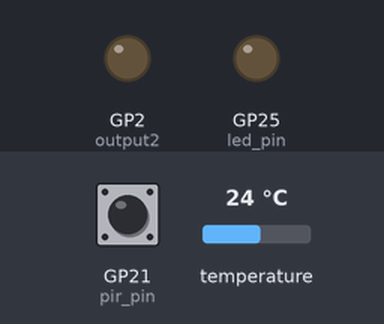
Bench run of a program on a simulated Raspberry Pi Pico running MicroPython. Parts: output pins drawn as LEDs (lit = HIGH). The inputs (shaded band) are chosen by the test bench; at power-on: GP21 (pir_pin) HIGH, temperature 24 °C. Threads take turns every 2 ms; library files of the repository ran but are not shown: ST7735.py, sysfont.py; pins used as bus, display or sensor lines are not drawn; what the program prints to the serial console is not drawn.

Above: at 1.2 s.
1.3 s: GP21 (pir_pin) pulsed LOW 2 times (0.12 s each, 0.3 s apart)
At 2.2 s:
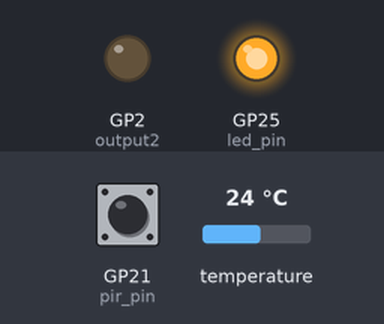
3.4 s: GP21 (pir_pin) driven LOW
At 3.9 s:
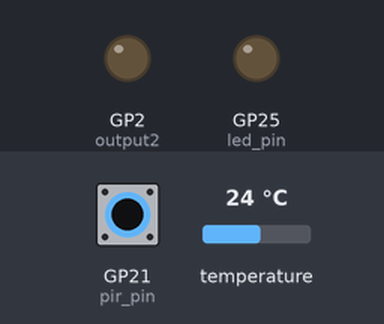
4.9 s: GP21 (pir_pin) driven HIGH
At 6.3 s:
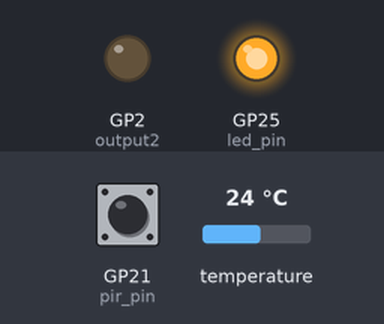
Timing chart, 0 to 7.9 s (numbered marks = the images above; inputs shaded):
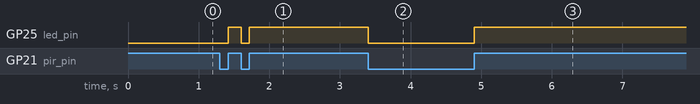

The program:

Main_2.py
```python
from ST7735 import TFT
from sysfont import sysfont
from machine import UART,SPI,Pin, PWM
import onewire
import ds18x20
import time
import math
import _thread
import select
import sys


###____________Serial comunication w/Raspberry pi_________________________###

uart1 = UART(1, baudrate=9600, tx=Pin(4), rx=Pin(5))


# uart1.write('hello')  # write 5 bytes
# uart1.read(5)         # read up to 5 bytes


###___________Serial comunication w/TFT St7735___________________________###

spi = SPI(1, baudrate=20000000, polarity=0, phase=0,
          sck=Pin(10), mosi=Pin(11), miso=None)

tft=TFT(spi, 8, 12, 9)

tft.initr()
tft.rgb(True)


##______________________________________________________________________________

# Define the PIR sensor input pin
pir_pin = Pin(21, Pin.IN)

# Define the LED pin (optional, for visual feedback)
led_pin = Pin(25, Pin.OUT)

# Flags to indicate motion detection state
motion_detected = False

motion_stopped_printed = True


#Contador de personas
Counter_P = 0


# Callback function to handle motion detection
def pir_interrupt(pin):
    global motion_detected
    if pin.value() == 1:  # Rising edge (motion detected)
        motion_detected = True
        led_pin.value(1)  # Turn on the LED
    else:  # Falling edge (motion stopped)
        motion_detected = False
        led_pin.value(0)  # Turn off the LED

# Configure the interrupt on the PIR pin for both rising and falling edges
pir_pin.irq(trigger=(Pin.IRQ_RISING | Pin.IRQ_FALLING), handler=pir_interrupt)

##_______________________________________________________________________________

ds_pin = machine.Pin(22)
ds_sensor = ds18x20.DS18X20(onewire.OneWire(ds_pin))

roms = ds_sensor.scan()
print('Found DS devices: ', roms)

##_______________________________________________________________________________

CurrentSensor = machine.ADC(26)
conversion_factor = 3.3 / (65535)

##_______________________________________________________________________________

output2 = machine.Pin(2)
output2_pwm = PWM(output2)

# Step size for changing the duty cycle
duty_step = 128

#Set PWM frequency
frequency = 5000

output2_pwm.freq (frequency)


count = 0

##_______________________________________________________________________________


def SensorTemp():

    ds_sensor.convert_temp()
    time.sleep_ms(750)
    for rom in roms:
        print(rom)
        tempC = ds_sensor.read_temp(rom)
        tempF = tempC * (9/5) +32

    return tempC


def  SensorCurrent():


    voltage = CurrentSensor.read_u16() * conversion_factor

    return voltage


def fade(pic, up, dw, dutyQ):

    if up == 1:
        for duty_cycle in range(25000, dutyQ, duty_step):
            pic.duty_u16(duty_cycle)
#             print("Output: %s , Duty: %s ." % (pic, duty_cycle))
            time.sleep(0.005)

    if dw == 1:
        for duty_cycle in range(65536, dutyQ , -duty_step):
            pic.duty_u16(duty_cycle)
#             print("Output: %s , Duty: %s ." % (pic, duty_cycle))
            time.sleep(0.005)


fade(output2_pwm, 1, 0, 25000)

def Pir_sensor():

    global motion_detected

    global motion_stopped_printed

    count_not_motion = 0

    strip_flag = False

    while True:

        if motion_detected and not motion_stopped_printed:
            print("Motion detected!")
            if strip_flag == False:
                fade(output2_pwm, 1, 0, 65536)
                strip_flag = True
                Counter_P += 1
            else:
                count_not_motion = 0
            print("FadeUP")


        elif not motion_detected and motion_stopped_printed:
            print("Motion stopped")
            count_not_motion += 1
            time.sleep_ms(50)
            if count_not_motion == 300:
                count_not_motion = 0
                fade(output2_pwm, 0, 1, 25000)
                strip_flag = False


_thread.start_new_thread(Pir_sensor, ())


while True:

    time.sleep(0.1)
    count += 1

    Medicion_de_temp = SensorTemp()
    Medicion_de_Current = SensorCurrent()
    PIR_count = Pir_sensor()

    if count == 15:

        tft.fill(TFT.BLACK)

        print('temperature (ºC):', "{:.2f}".format(Medicion_de_temp))

        tft.text((3, 30), "Temp  C", TFT.GREEN, sysfont, 2, nowrap=True)
        tft.text((3, 56), str(tempC), TFT.GREEN, sysfont, 2, nowrap=True)

    elif count == 30:

        tft.fill(TFT.BLACK)

        print('voltage (V):', "{:.2f}".format(Medicion_de_Current))

        tft.text((3, 30), "Current: ", TFT.GREEN, sysfont, 2, nowrap=True)
        tft.text((3, 56), str(voltage), TFT.GREEN, sysfont, 2, nowrap=True)

    elif count == 45:

        tft.fill(TFT.BLACK)

        print('conteo de personas:', "{:.2f}".format(PIR_count))

        tft.text((3, 52), "Count: ", TFT.GREEN, sysfont, 2, nowrap=True)
        tft.text((3, 68), str(Counter_P), TFT.GREEN, sysfont, 2, nowrap=True)


    uart1.write(Medicion_de_temp, ", ", Medicion_de_Current, ", ", PIR_count)
```

Measured:
- after the input at 1.3 s, GP25 (led_pin): LOW → HIGH after 0.12 s, → LOW 0.18 s later, → HIGH 0.12 s later
- after the input at 3.4 s, GP25 (led_pin): HIGH → LOW at once
- after the input at 4.9 s, GP25 (led_pin): LOW → HIGH at once
